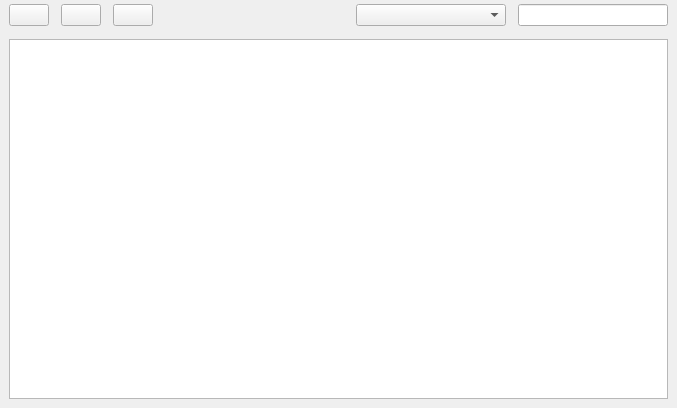
<?xml version="1.0" encoding="UTF-8"?>
<ui version="4.0">
 <class>Tab_WK_Ui</class>
 <widget class="QWidget" name="Tab_WK_Ui">
  <property name="geometry">
   <rect>
    <x>0</x>
    <y>0</y>
    <width>677</width>
    <height>408</height>
   </rect>
  </property>
  <property name="windowTitle">
   <string>Form</string>
  </property>
  <property name="windowIcon">
   <iconset resource="../../../resources/TurnFix.qrc">
    <normaloff>:/appicons/icon.png</normaloff>:/appicons/icon.png</iconset>
  </property>
  <layout class="QGridLayout" name="gridLayout">
   <property name="margin">
    <number>0</number>
   </property>
   <property name="spacing">
    <number>0</number>
   </property>
   <item row="0" column="0">
    <widget class="QWidget" name="toolBar" native="true">
     <layout class="QHBoxLayout" name="horizontalLayout">
      <property name="spacing">
       <number>12</number>
      </property>
      <property name="topMargin">
       <number>4</number>
      </property>
      <property name="bottomMargin">
       <number>4</number>
      </property>
      <item>
       <widget class="QPushButton" name="but_addWK">
        <property name="sizePolicy">
         <sizepolicy hsizetype="Fixed" vsizetype="Fixed">
          <horstretch>0</horstretch>
          <verstretch>0</verstretch>
         </sizepolicy>
        </property>
        <property name="text">
         <string/>
        </property>
        <property name="icon">
         <iconset resource="../../../resources/TurnFix.qrc">
          <normaloff>:/appicons/plus.png</normaloff>:/appicons/plus.png</iconset>
        </property>
        <property name="iconSize">
         <size>
          <width>24</width>
          <height>24</height>
         </size>
        </property>
        <property name="shortcut">
         <string>Ctrl++</string>
        </property>
       </widget>
      </item>
      <item>
       <widget class="QPushButton" name="but_editWK">
        <property name="sizePolicy">
         <sizepolicy hsizetype="Fixed" vsizetype="Fixed">
          <horstretch>0</horstretch>
          <verstretch>0</verstretch>
         </sizepolicy>
        </property>
        <property name="text">
         <string/>
        </property>
        <property name="icon">
         <iconset resource="../../../resources/TurnFix.qrc">
          <normaloff>:/appicons/edit.png</normaloff>:/appicons/edit.png</iconset>
        </property>
        <property name="iconSize">
         <size>
          <width>24</width>
          <height>24</height>
         </size>
        </property>
        <property name="shortcut">
         <string>Ctrl+E</string>
        </property>
       </widget>
      </item>
      <item>
       <widget class="QPushButton" name="but_delWK">
        <property name="enabled">
         <bool>true</bool>
        </property>
        <property name="sizePolicy">
         <sizepolicy hsizetype="Fixed" vsizetype="Fixed">
          <horstretch>0</horstretch>
          <verstretch>0</verstretch>
         </sizepolicy>
        </property>
        <property name="text">
         <string/>
        </property>
        <property name="icon">
         <iconset resource="../../../resources/TurnFix.qrc">
          <normaloff>:/appicons/minus.png</normaloff>:/appicons/minus.png</iconset>
        </property>
        <property name="iconSize">
         <size>
          <width>24</width>
          <height>24</height>
         </size>
        </property>
        <property name="shortcut">
         <string>Ctrl+-</string>
        </property>
        <property name="checkable">
         <bool>false</bool>
        </property>
       </widget>
      </item>
      <item>
       <spacer name="horizontalSpacer">
        <property name="orientation">
         <enum>Qt::Horizontal</enum>
        </property>
        <property name="sizeHint" stdset="0">
         <size>
          <width>218</width>
          <height>20</height>
         </size>
        </property>
       </spacer>
      </item>
      <item>
       <widget class="QComboBox" name="cmb_filterWK">
        <property name="sizePolicy">
         <sizepolicy hsizetype="Fixed" vsizetype="Fixed">
          <horstretch>0</horstretch>
          <verstretch>0</verstretch>
         </sizepolicy>
        </property>
        <property name="minimumSize">
         <size>
          <width>150</width>
          <height>0</height>
         </size>
        </property>
        <property name="maximumSize">
         <size>
          <width>150</width>
          <height>16777215</height>
         </size>
        </property>
       </widget>
      </item>
      <item>
       <widget class="QLineEdit" name="txt_filterWK">
        <property name="sizePolicy">
         <sizepolicy hsizetype="Fixed" vsizetype="Fixed">
          <horstretch>0</horstretch>
          <verstretch>0</verstretch>
         </sizepolicy>
        </property>
        <property name="minimumSize">
         <size>
          <width>150</width>
          <height>0</height>
         </size>
        </property>
        <property name="maximumSize">
         <size>
          <width>150</width>
          <height>16777215</height>
         </size>
        </property>
       </widget>
      </item>
     </layout>
    </widget>
   </item>
   <item row="1" column="0">
    <widget class="QWidget" name="widget_2" native="true">
     <layout class="QHBoxLayout" name="horizontalLayout_2">
      <item>
       <widget class="QTableView" name="wk_table">
        <property name="alternatingRowColors">
         <bool>true</bool>
        </property>
        <property name="selectionMode">
         <enum>QAbstractItemView::SingleSelection</enum>
        </property>
        <property name="selectionBehavior">
         <enum>QAbstractItemView::SelectRows</enum>
        </property>
        <property name="sortingEnabled">
         <bool>true</bool>
        </property>
        <attribute name="horizontalHeaderCascadingSectionResizes">
         <bool>false</bool>
        </attribute>
        <attribute name="horizontalHeaderHighlightSections">
         <bool>false</bool>
        </attribute>
        <attribute name="verticalHeaderVisible">
         <bool>false</bool>
        </attribute>
        <attribute name="verticalHeaderDefaultSectionSize">
         <number>20</number>
        </attribute>
        <attribute name="verticalHeaderHighlightSections">
         <bool>false</bool>
        </attribute>
        <attribute name="verticalHeaderVisible">
         <bool>false</bool>
        </attribute>
        <attribute name="verticalHeaderDefaultSectionSize">
         <number>20</number>
        </attribute>
        <attribute name="horizontalHeaderCascadingSectionResizes">
         <bool>false</bool>
        </attribute>
        <attribute name="horizontalHeaderHighlightSections">
         <bool>false</bool>
        </attribute>
        <attribute name="verticalHeaderHighlightSections">
         <bool>false</bool>
        </attribute>
       </widget>
      </item>
     </layout>
    </widget>
   </item>
  </layout>
 </widget>
 <resources>
  <include location="../../../resources/TurnFix.qrc"/>
 </resources>
 <connections/>
</ui>
